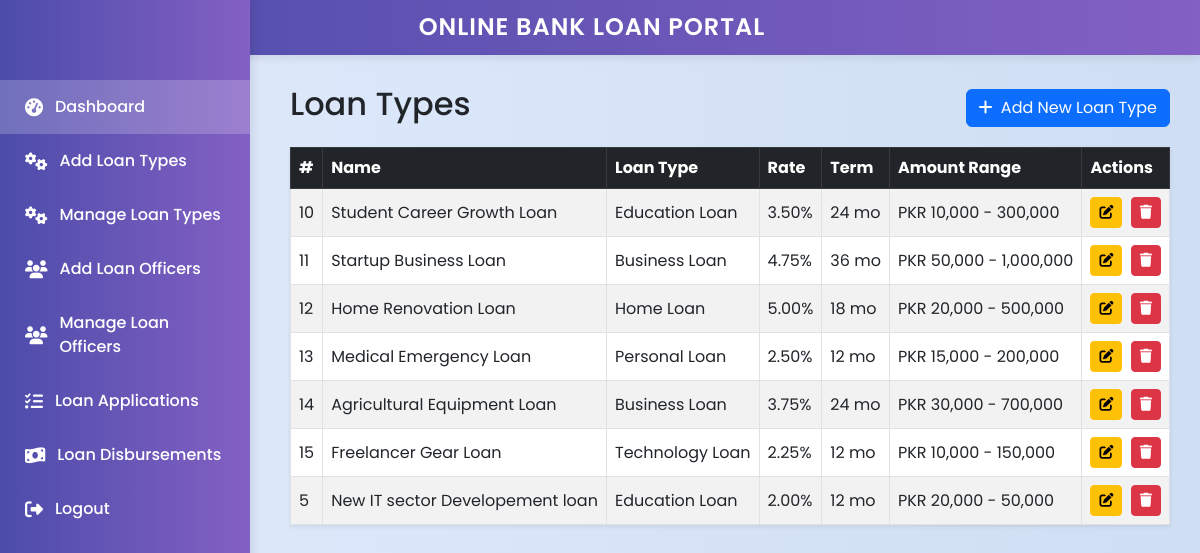
Screenshot of /admin/manage-loan.php with the database file from the repository.
### tables this page shows
CREATE TABLE `loan_types` (
  `id` int(11) NOT NULL,
  `name` varchar(100) NOT NULL,
  `loan_category` varchar(100) NOT NULL,
  `description` text DEFAULT NULL,
  `min_amount` decimal(10,2) NOT NULL,
  `max_amount` decimal(10,2) NOT NULL,
  `interest_rate` decimal(5,2) NOT NULL,
  `term_months` int(11) NOT NULL,
  `eligibility` text DEFAULT NULL,
  `created_at` timestamp NOT NULL DEFAULT current_timestamp()
);

### admin/manage-loan.php (the view, shortened to what this page needs)
<?php
include '../dbconnection.php';
$stmt = $conn->prepare("SELECT * FROM loan_types ORDER BY created_at DESC");
$stmt->execute();
$loans = $stmt->fetchAll(PDO::FETCH_ASSOC);
?>
<!DOCTYPE html>
<html lang="en">
<head>
  <link href="https://cdn.jsdelivr.net/npm/bootstrap@5.3.0/dist/css/bootstrap.min.css" rel="stylesheet">
  <link rel="stylesheet" href="https://cdnjs.cloudflare.com/ajax/libs/font-awesome/6.5.0/css/all.min.css" />
</head>
<body>
<?php include 'sidebar.php'; ?>
<div class="content">
  <div class="d-flex justify-content-between align-items-center mb-3">
    <h2>Loan Types</h2>
    <a href="add-loan.php" class="btn btn-primary">
      <i class="fas fa-plus me-1"></i> Add New Loan Type
    </a>
  </div>
  <table class="table table-bordered table-striped align-middle bg-white shadow-sm">
    <thead class="table-dark">
      <tr>
        <th>#</th>
        <th>Name</th>
        <th>Loan Type</th>
        <th>Rate</th>
        <th>Term</th>
        <th>Amount Range</th>
        <th>Actions</th>
      </tr>
    </thead>
    <tbody>
    <?php if (count($loans) > 0): ?>
      <?php foreach ($loans as $loan): ?>
        <tr>
          <td><?= $loan['id'] ?></td>
          <td><?= htmlspecialchars($loan['name']) ?></td>
          <td><?= htmlspecialchars($loan['loan_category']) ?></td>
          <td><?= $loan['interest_rate'] ?>%</td>
          <td><?= $loan['term_months'] ?> mo</td>
          <td>PKR <?= number_format($loan['min_amount']) ?> - <?= number_format($loan['max_amount']) ?></td>
          <td>
            <a href="edit-loan.php?id=<?= $loan['id'] ?>" class="btn btn-warning btn-sm me-1">
              <i class="fas fa-edit"></i>
            </a>
            <a href="?delete=<?= $loan['id'] ?>" onclick="return confirm('Are you sure you want to delete this loan type?')" class="btn btn-danger btn-sm">
              <i class="fas fa-trash"></i>
            </a>
          </td>
        </tr>
      <?php endforeach; ?>
    <?php else: ?>
      <tr>
        <td colspan="8" class="text-center text-muted">No loan types found.</td>
      </tr>
    <?php endif; ?>
    </tbody>
  </table>
</div>
</body>
</html>

### admin/manage-loan.php (style rules this page uses)
.content { margin-left: 260px; padding: 30px; }
body { background: linear-gradient(to right, #e0eafc, #cfdef3); }

### admin/sidebar.php (style rules this page uses)
body { font-family: 'Poppins', sans-serif; }

### rows the page displays
loan_types: id "10", name "Student Career Growth Loan", loan_category "Education Loan", interest_rate "3.50", term_months "24", min_amount "10,000", max_amount "300,000"
loan_types: id "11", name "Startup Business Loan", loan_category "Business Loan", interest_rate "4.75", term_months "36", min_amount "50,000", max_amount "1,000,000"
loan_types: id "12", name "Home Renovation Loan", loan_category "Home Loan", interest_rate "5.00", term_months "18", min_amount "20,000", max_amount "500,000"
loan_types: id "13", name "Medical Emergency Loan", loan_category "Personal Loan", interest_rate "2.50", term_months "12", min_amount "15,000", max_amount "200,000"
loan_types: id "14", name "Agricultural Equipment Loan", loan_category "Business Loan", interest_rate "3.75", term_months "24", min_amount "30,000", max_amount "700,000"
loan_types: id "15", name "Freelancer Gear Loan", loan_category "Technology Loan", interest_rate "2.25", term_months "12", min_amount "10,000", max_amount "150,000"
loan_types: id "5", name "New IT sector Developement loan", loan_category "Education Loan", interest_rate "2.00", term_months "12", min_amount "20,000", max_amount "50,000"
